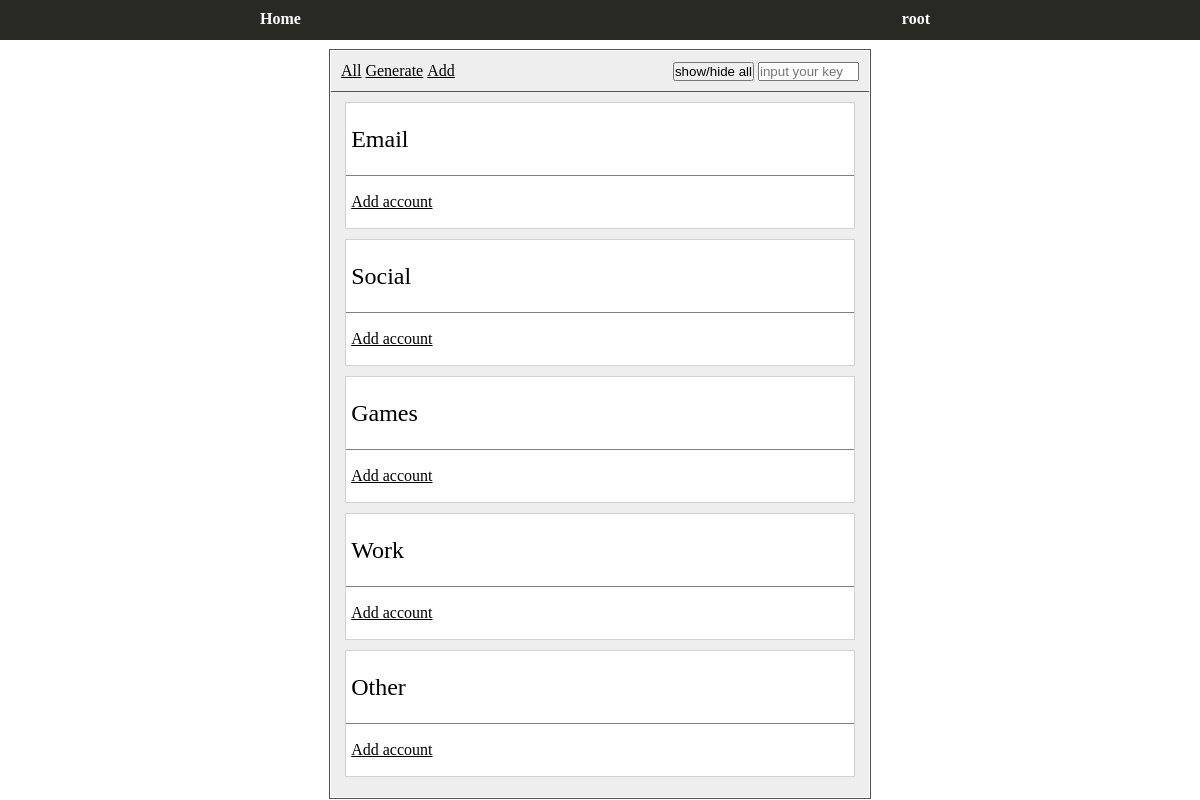
Page / (signed in) on the earlier database version.
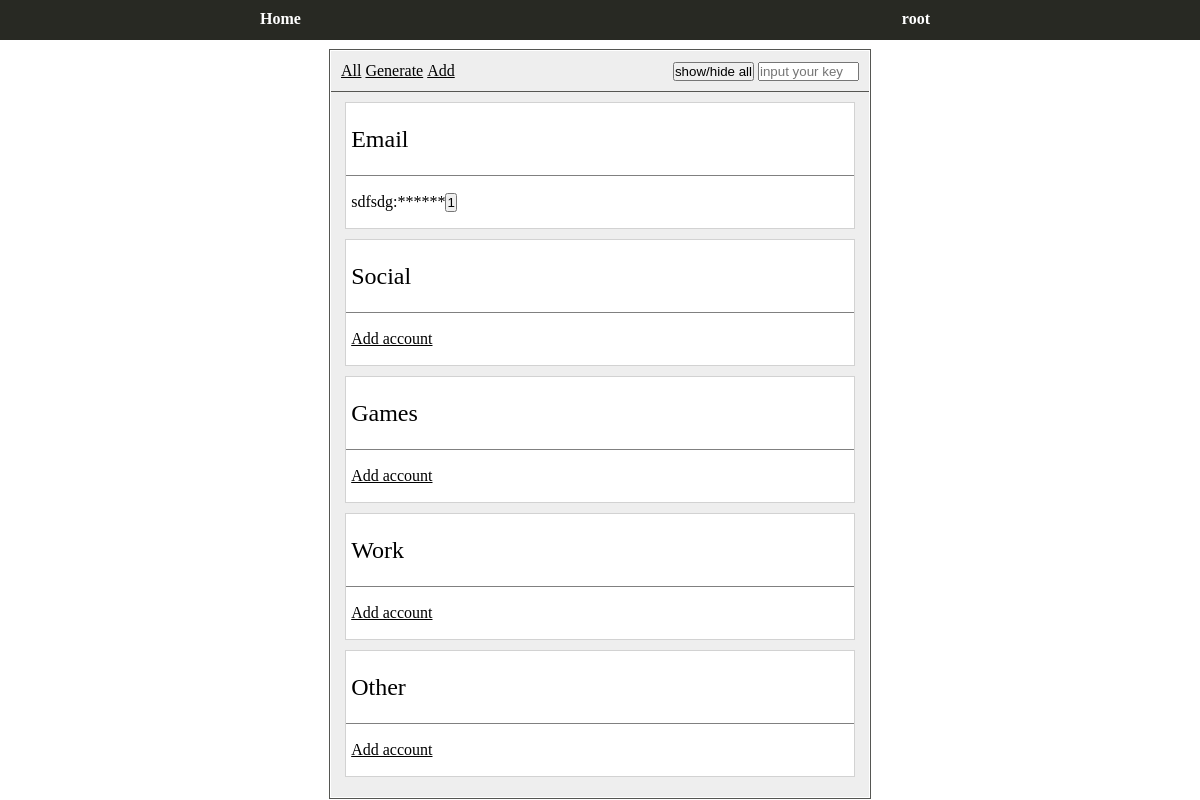
Same page on the later database version.
### app/models.py (models this page shows, shortened)
class Account(db.Model):
    id = db.Column(db.Integer, primary_key=True)
    user_id = db.Column(db.Integer, db.ForeignKey("user.id"))
    login = db.Column(db.String(64), index=True)
    account_type = db.Column(db.String(64), index=True)
    password = db.Column(db.String(128), index=True)

### app/views.py (the view, shortened to what this page needs)
@app.route("/", methods=["POST", "GET"])
@login_required
def index():
    form = IndexForm()
    accounts = []
    account_types = ["Email", "Social", "Games", "Work", "Other"]
    decrypted_passwords = []  # список, который будет содержать упорядоченный по типу аккаунта пароли
    return render_template("index/index.html", title="home", form=form, accounts=Account, account_types=account_types)

### app/forms.py
class IndexForm(FlaskForm):
    key = PasswordField("Key")
    submit = SubmitField("show/hide all")
    submit = SubmitField("delete")

### app/models.py (called while the page is built)
@login.user_loader
def load_user(id):
    return User.query.get(int(id))

### app/templates/index/index.html (shortened to what this page needs)
{% extends "index/base.html" %}
{% block right_nav %}
    {{ form.submit(value="show/hide all") }} {{ form.key(size=10, placeholder="input your key")}}
{% endblock %}
{% block index_content %}
    <div class="wrapper_form">
            {% if decrypted_passwords %}
                {% for account_type in account_types %}
                    <div class="block_data">
                        <div class="type">
                            {{ account_type }}
                        </div>
                        {% if accounts.query.filter_by(master=current_user, account_type=account_type).all()|length != 0 %}
                            {% for i in range(accounts.query.filter_by(master=current_user, account_type=account_type).count()) %}
                                <form metod="POST">
                                    {{ form.hidden_tag() }}
                                    <div class="text">
                                            {{ accounts.query.filter_by(master=current_user, account_type=account_type)[i].login }}:{{ decrypted_passwords[account_types.index(account_type)][account_type][i]}} {{ form.submit(value=accounts.query.filter_by(master=current_user, account_type=account_type)[i].id)  }}
                                    </div>
                                </form>
                            {% endfor %}
                        {% elif accounts.query.filter_by(master=current_user, account_type=account_type).all()|length == 0 %}
                            <div class="text"><a href="/index/add">Add account</a></div>
                        {% endif %}
                    </div>
                {% endfor %}
            {% else %}
                {% for account_type in account_types %}
                    <div class="block_data">
                        <div class="type">
                            {{ account_type }}
                        </div>
                        {% if accounts.query.filter_by(master=current_user, account_type=account_type).all()|length != 0 %}
                            <form method="POST">
                                {% for account in accounts.query.filter_by(master=current_user, account_type=account_type).all() %}
                                    <div class="text">{{ account.login }}:******{{ form.submit(value=account.id) }}</div>
                                {% endfor %}
                            </form>
                        {% elif accounts.query.filter_by(master=current_user, account_type=account_type).all()|length == 0 %}
                            <div class="text"><a href="/index/add">Add account</a></div>
                        {% endif %}
                    </div>
                {% endfor %}
            {% endif %}
    </div>
{% endblock %}

Differences in the rows shown:
added Account: login "sdfsdg"
Other differences:
list line gone: "Add account"
